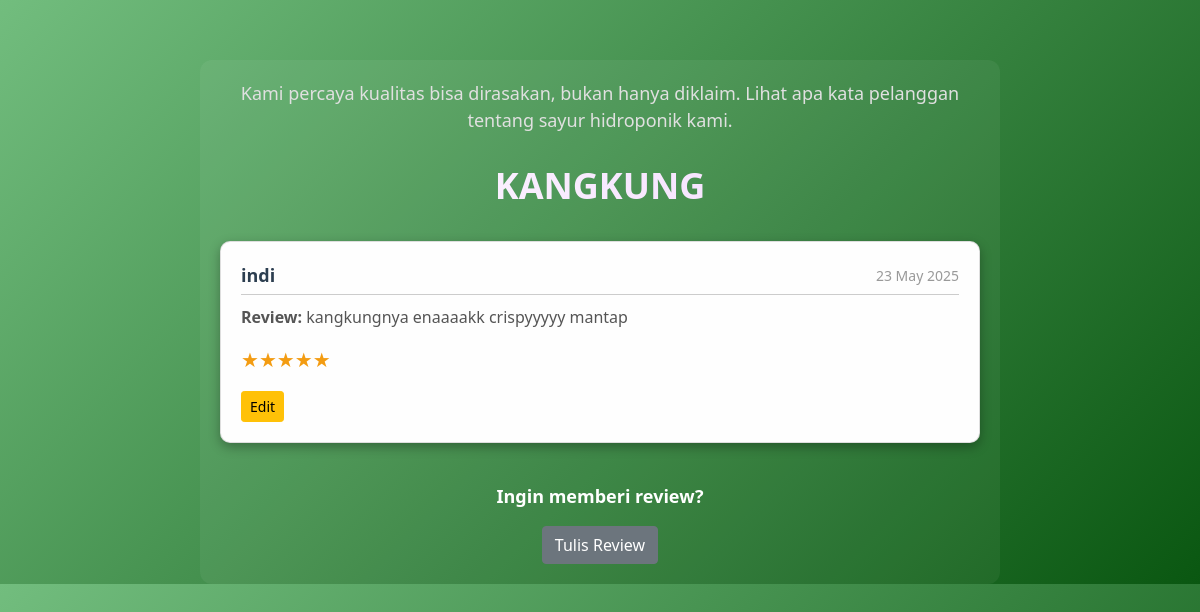
Page /Review.php?id_book=book_4cefef3f-30db-11f0-b74f-7cd30a82ec7f on the committed database.
### tables this page shows
CREATE TABLE `crud_041_book_reviews` (
  `id` int(11) NOT NULL,
  `name` varchar(100) NOT NULL,
  `review` text NOT NULL,
  `rating` int(11) DEFAULT NULL CHECK (`rating` between 1 and 5),
  `date` date NOT NULL,
  `book_id` varchar(255) NOT NULL,
  `username` varchar(50) NOT NULL,
  `password` varchar(255) NOT NULL
);

### Review.php (the view, shortened to what this page needs)
<?php
include 'database/db.php';
$id_book = $_GET['id_book'];
$queryBook = "SELECT * FROM crud_041_book WHERE id_book = ?";
$stmt = $conn->prepare($queryBook);
$stmt->bind_param("s", $id_book);
$stmt->execute();
$resultBook = $stmt->get_result();
$book = $resultBook->fetch_assoc();
$queryReview = "SELECT id, name, review, rating, date FROM crud_041_book_reviews WHERE book_id = ? ORDER BY date DESC";
$stmtReview = $conn->prepare($queryReview);
$stmtReview->bind_param("s", $id_book);
$stmtReview->execute();
$resultReview = $stmtReview->get_result();
?>
<!DOCTYPE html>
<html lang="en">
<head>
    <link href="https://cdn.jsdelivr.net/npm/bootstrap@5.0.2/dist/css/bootstrap.min.css" rel="stylesheet" />
    <link rel="stylesheet" href="css/style.css" />
</head>
<body class="review-page">
    <div class="container">
        <p class="intro">
            Kami percaya kualitas bisa dirasakan, bukan hanya diklaim. Lihat apa kata pelanggan tentang sayur hidroponik kami.
        </p>
        <h3 id="bookTitle"><?= htmlspecialchars($book['title']) ?></h3>
        <div class="mt-4">
            <?php if ($resultReview->num_rows > 0): ?>
                <?php while ($review = $resultReview->fetch_assoc()): ?>
                    <div class="card mb-3">
                        <div class="card-body">
                            <div class="review-header">
                                <div class="review-name"><?= htmlspecialchars($review['name']) ?></div>
                                <div class="review-date"><?= date('d M Y', strtotime($review['date'])) ?></div>
                            </div>
                            <p class="review-text"><strong>Review:</strong> <?= nl2br(htmlspecialchars($review['review'])) ?></p>
                            <p class="review-rating"><?= str_repeat("★", $review['rating']) . str_repeat("☆", 5 - $review['rating']) ?></p>
                            <div class="review-actions">
                                <a href="form.php?id=<?= urlencode($review['id']) ?>&id_book=<?= urlencode($id_book) ?>" class="btn btn-warning btn-sm">Edit</a>
                            </div>
                        </div>
                    </div>
                <?php endwhile; ?>
            <?php else: ?>
                <p class="no-review">Belum ada review untuk sayur ini.</p>
            <?php endif; ?>
        </div>
        <div class="btn-back">
            <p>Ingin memberi review?</p>
            <a href="form.php?id_book=<?= urlencode($id_book) ?>" class="btn btn-secondary">Tulis Review</a>
        </div>
    </div>
</body>
</html>

### css/style.css (style rules this page uses)
body.review-page { background: linear-gradient(135deg, #72bd7e, #0a5711); font-family: 'Segoe UI', sans-serif; color: #fff; }
body.review-page .container { margin-top: 60px; max-width: 800px; background-color: rgba(255, 255, 255, 0.05); padding: 20px; border-radius: 12px; }
body.review-page .intro { color: #e0e0e0; text-align: center; font-size: 18px; margin-bottom: 20px; }
body.review-page #bookTitle { font-size: 36px; font-weight: bold; text-transform: uppercase; color: transparent; background: linear-gradient(45deg, #fefefe, #f3d6ff); -webkit-background-clip: text; text-align: center; padding: 10px 0; border-radius: 10px; }
body.review-page .card { border-radius: 10px; box-shadow: 0 4px 12px rgba(0, 0, 0, 0.3); background-color: #fefefe; color: #333; transition: transform 0.2s ease, box-shadow 0.2s ease; }
body.review-page .card-body { padding: 20px; }
body.review-page .review-header { display: flex; justify-content: space-between; align-items: center; border-bottom: 1px solid #ccc; padding-bottom: 5px; margin-bottom: 10px; }
body.review-page .review-name { font-size: 18px; font-weight: bold; color: #2c3e50; }
body.review-page .review-date { font-size: 14px; color: #999; }
body.review-page .review-text { font-size: 16px; margin-top: 10px; color: #555; }
body.review-page .review-rating { font-size: 20px; color: #f39c12; margin-top: 8px; }
body.review-page .review-actions { margin-top: 15px; }
body.review-page .btn-back { text-align: center; margin-top: 40px; }
body.review-page .btn-back p { font-size: 18px; color: #fff; font-weight: 600; }
body.review-page .btn-back a { color: #fff; }
body { background-color: #f6fff8; font-family: 'Segoe UI', sans-serif; color: #2d6a4f; margin: 0; }
.container { max-width: 900px; padding: 20px; }

### rows in the picture
crud_041_book_reviews: name "indi", date "23 May 2025", review "kangkungnya enaaaakk crispyyyyy mantap", rating "★★★★★"
